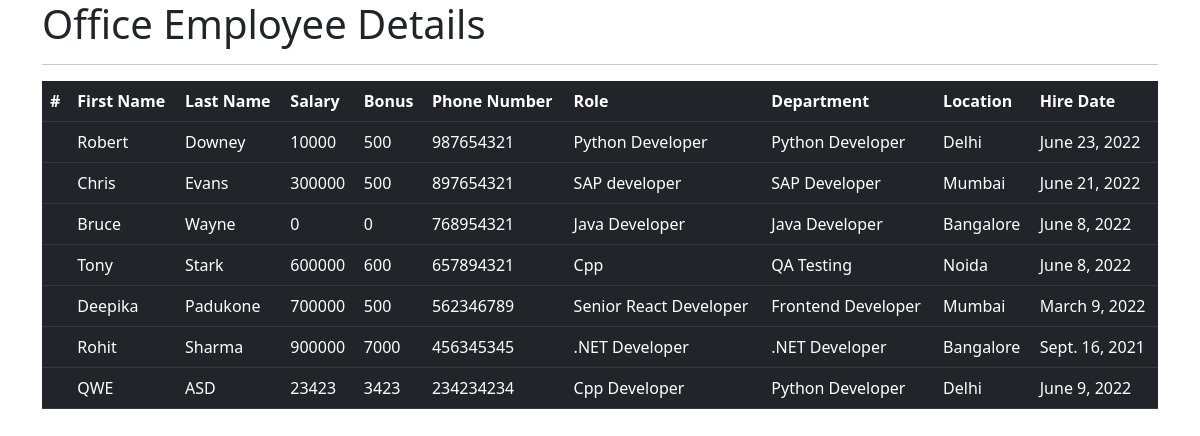
The app's page /all_emp with its own data.
### emp_app/models.py (models this page shows, shortened)
class Employee(models.Model):
    first_name = models.CharField(max_length=100, null=False)
    last_name = models.CharField(max_length=100)
    dept = models.ForeignKey(Department, on_delete=models.CASCADE)
    salary = models.IntegerField(default=0)
    bonus = models.IntegerField(default=0)
    role = models.ForeignKey(Role, on_delete=models.CASCADE)
    phone = models.IntegerField(default=0)
    hire_date = models.DateField()

class Role(models.Model):
    name = models.CharField(max_length=100, null=False)

class Department(models.Model):
    name = models.CharField(max_length=100,null=False)
    location = models.CharField(max_length=100)

### emp_app/views.py (the view)
# urls.py: path('all_emp', views.all_emp, name='all_emp'),
def all_emp(request):
    emps = Employee.objects.all()
    context = {'emps': emps}
    return render(request, 'view_all_emp.html', context)

### emp_app/templates/view_all_emp.html (shortened to what this page needs)
<!doctype html>
<html lang="en">
<head>
  <link href="https://cdn.jsdelivr.net/npm/bootstrap@5.2.0-beta1/dist/css/bootstrap.min.css" rel="stylesheet"
>
</head>
<body>
  <div class="container">
    <h1>Office Employee Details</h1>
    <hr>
    <table class="table table-dark table-success">
      <thead>
        <tr>
          <th scope="col">#</th>
          <th scope="col">First Name</th>
          <th scope="col">Last Name</th>
          <th scope="col">Salary</th>
          <th scope="col">Bonus</th>
          <th scope="col">Phone Number</th>
          <th scope="col">Role</th>
          <th scope="col">Department</th>
          <th scope="col">Location</th>
          <th scope="col">Hire Date</th>
        </tr>
      </thead>
      {% for emp in emps %}
      <tbody>
        <tr>
          <th scope="row"></th>
          <td>{{emp.first_name}}</td>
          <td>{{emp.last_name}}</td>
          <td>{{emp.salary}}</td>
          <td>{{emp.bonus}}</td>
          <td>{{emp.phone}}</td>
          <td>{{emp.role.name}}</td>
          <td>{{emp.dept.name}}</td>
          <td>{{emp.dept.location}}</td>
          <td>{{emp.hire_date}}</td>
        </tr>
      </tbody>
      {% endfor %}
    </table>
  </div>
</body>
</html>

### records on screen
Employee: first_name "Robert", last_name "Downey", salary "10000", bonus "500", phone "987654321", role.name "Python Developer", dept.name "Python Developer", dept.location "Delhi", hire_date "June 23, 2022"
Employee: first_name "Chris", last_name "Evans", salary "300000", bonus "500", phone "897654321", role.name "SAP developer", dept.name "SAP Developer", dept.location "Mumbai", hire_date "June 21, 2022"
Employee: first_name "Bruce", last_name "Wayne", salary "0", bonus "0", phone "768954321", role.name "Java Developer", dept.name "Java Developer", dept.location "Bangalore", hire_date "June 8, 2022"
Employee: first_name "Tony", last_name "Stark", salary "600000", bonus "600", phone "657894321", role.name "Cpp", dept.name "QA Testing", dept.location "Noida", hire_date "June 8, 2022"
Employee: first_name "Deepika", last_name "Padukone", salary "700000", bonus "500", phone "562346789", role.name "Senior React Developer", dept.name "Frontend Developer", dept.location "Mumbai", hire_date "March 9, 2022"
Employee: first_name "Rohit", last_name "Sharma", salary "900000", bonus "7000", phone "456345345", role.name ".NET Developer", dept.name ".NET Developer", dept.location "Bangalore", hire_date "Sept. 16, 2021"
Employee: first_name "QWE", last_name "ASD", salary "23423", bonus "3423", phone "234234234", role.name "Cpp Developer", dept.name "Python Developer", dept.location "Delhi", hire_date "June 9, 2022"
